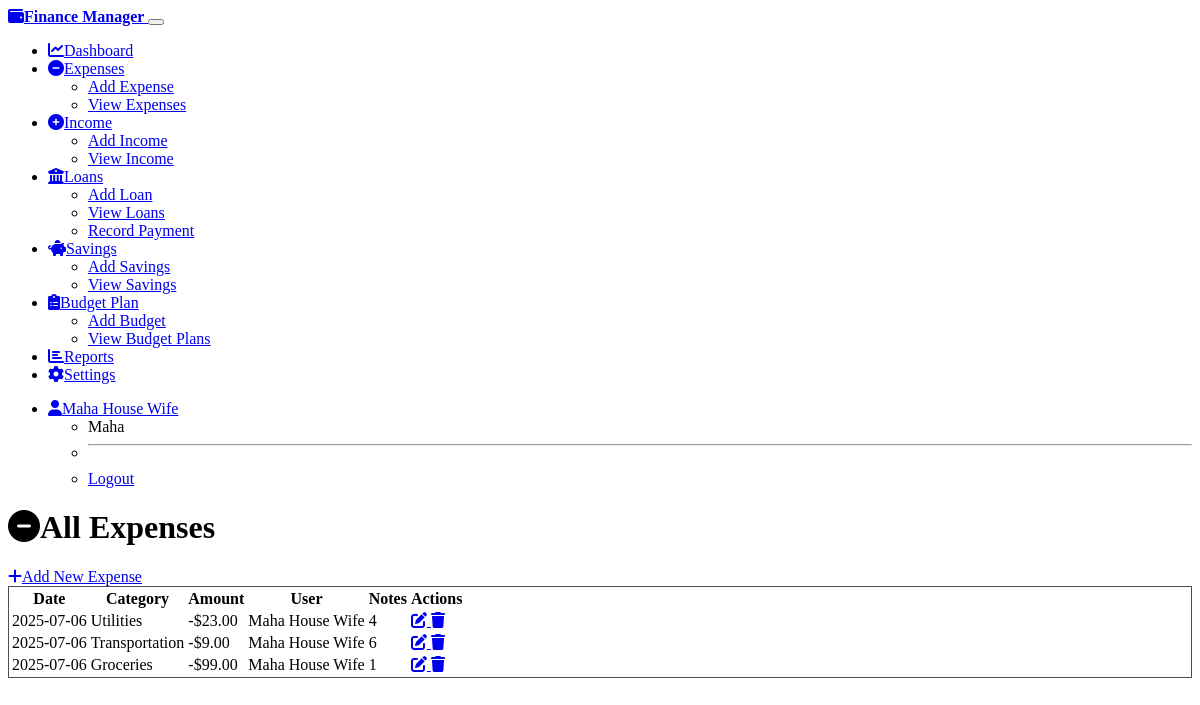
Page /expenses/list (signed in) on the earlier database version.
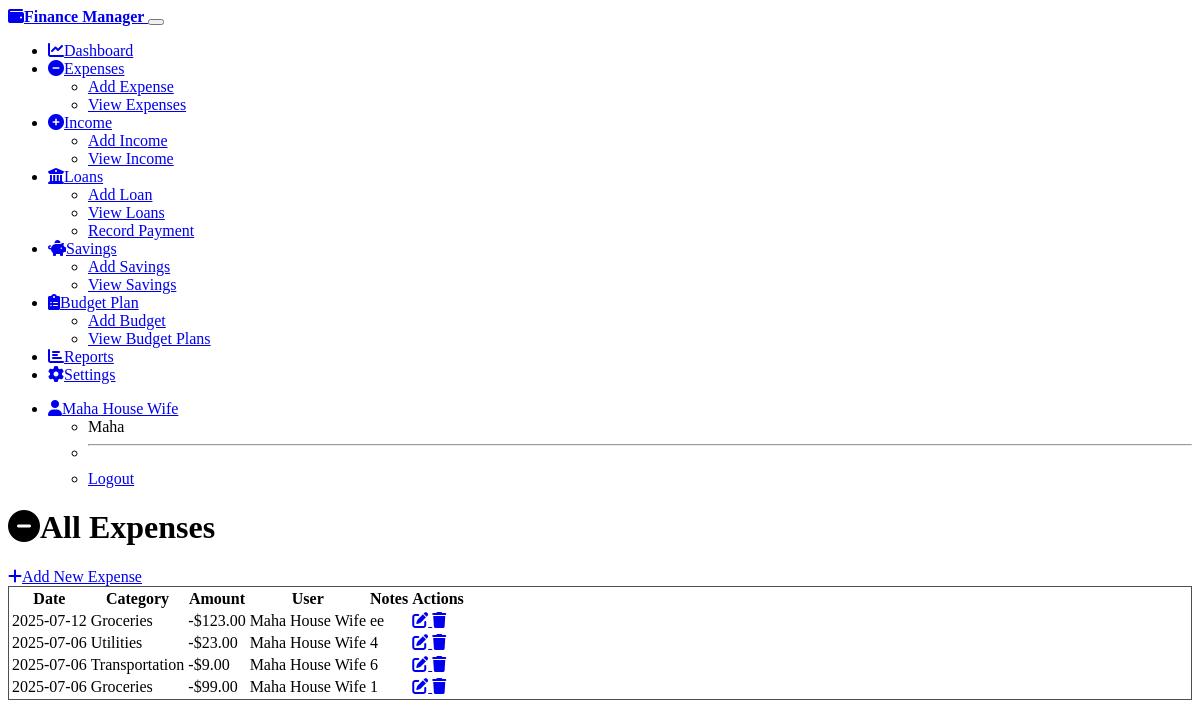
Same page on the later database version.
### models.py (models this page shows, shortened)
class Expense(db.Model):
    __tablename__ = 'expense'
    id = db.Column(db.Integer, primary_key=True, autoincrement=True)
    household_id = db.Column(db.Integer, db.ForeignKey('household.id'), nullable=False)
    category_id = db.Column(db.Integer, db.ForeignKey('expense_category.id'), nullable=False)
    user_id = db.Column(db.Integer, db.ForeignKey('user.id'), nullable=False)
    amount = db.Column(db.Numeric(12, 2), nullable=False)
    currency = db.Column(db.String(3), default='USD')
    expense_date = db.Column(db.Date, nullable=False)
    notes = db.Column(db.String(255))
    created_at = db.Column(db.DateTime, default=datetime.utcnow)

class ExpenseCategory(db.Model):
    __tablename__ = 'expense_category'
    id = db.Column(db.Integer, primary_key=True, autoincrement=True)
    household_id = db.Column(db.Integer, db.ForeignKey('household.id'), nullable=True)
    name = db.Column(db.String(100), nullable=False)
    is_default = db.Column(db.Boolean, default=False)
    expenses = db.relationship('Expense', backref='category', lazy=True)

class User(UserMixin, db.Model):
    __tablename__ = 'user'
    id = db.Column(db.Integer, primary_key=True, autoincrement=True)
    household_id = db.Column(db.Integer, db.ForeignKey('household.id'), nullable=False)
    display_name = db.Column(db.String(100), nullable=False)
    email = db.Column(db.String(200), unique=True, nullable=True)
    password_hash = db.Column(db.String(255), nullable=True)
    created_at = db.Column(db.DateTime, default=datetime.utcnow)
    expenses = db.relationship('Expense', backref='user', lazy=True)
    savings = db.relationship('Savings', backref='user', lazy=True)
    budget_plans = db.relationship('BudgetPlan', backref='user', lazy=True)

### routes.py (the view)
@expense_bp.route('/list')
@login_required
def list_expenses():
    page = request.args.get('page', 1, type=int)
    expenses = Expense.query.filter_by(household_id=current_user.household_id)\
        .order_by(desc(Expense.expense_date))\
        .paginate(page=page, per_page=20, error_out=False)
    return render_template('expenses/list.html', expenses=expenses)

### templates/expenses/list.html (shortened to what this page needs)
{% extends "base.html" %}
{% block content %}
<div class="d-flex justify-content-between align-items-center mb-4">
    <h1><i class="fas fa-minus-circle me-2"></i>All Expenses</h1>
    <a href="{{ url_for('expense.add_expense') }}" class="btn btn-danger">
        <i class="fas fa-plus me-2"></i>Add New Expense
    </a>
</div>
<div class="card">
    <div class="card-body">
        {% if expenses.items %}
        <div class="table-responsive">
            <table class="table table-striped">
                <thead>
                    <tr>
                        <th>Date</th>
                        <th>Category</th>
                        <th>Amount</th>
                        <th>User</th>
                        <th>Notes</th>
                          <th>Actions</th>
                    </tr>
                </thead>
                <tbody>
                    {% for expense in expenses.items %}
                    <tr>
                        <td>{{ expense.expense_date.strftime('%Y-%m-%d') }}</td>
                        <td>{{ expense.category.name }}</td>
                        <td><span class="text-danger">-${{ "%.2f"|format(expense.amount) }}</span></td>
                        <td>{{ expense.user.display_name }}</td>
                        <td>{{ expense.notes or '-' }}</td>
                        <td>
                                <a href="{{ url_for('expense.edit_expense', id=expense.id) }}" class="btn btn-sm btn-outline-primary">
                                    <i class="fas fa-edit"></i>
                                </a>
                                <a href="{{ url_for('expense.delete_expense', id=expense.id) }}"
                                   class="btn btn-sm btn-outline-danger"
                                   onclick="return confirm('Are you sure you want to delete this expense?')">
                                    <i class="fas fa-trash"></i>
                                </a>
                            </td>
                    </tr>
                    {% endfor %}
                </tbody>
            </table>
        </div>
        {% endif %}
    </div>
</div>
{% endblock %}

Differences in the rows shown:
added Expense: expense_date "2025-07-12", category.name "Groceries", amount "123.00", user.display_name "Maha House Wife", notes "ee"
